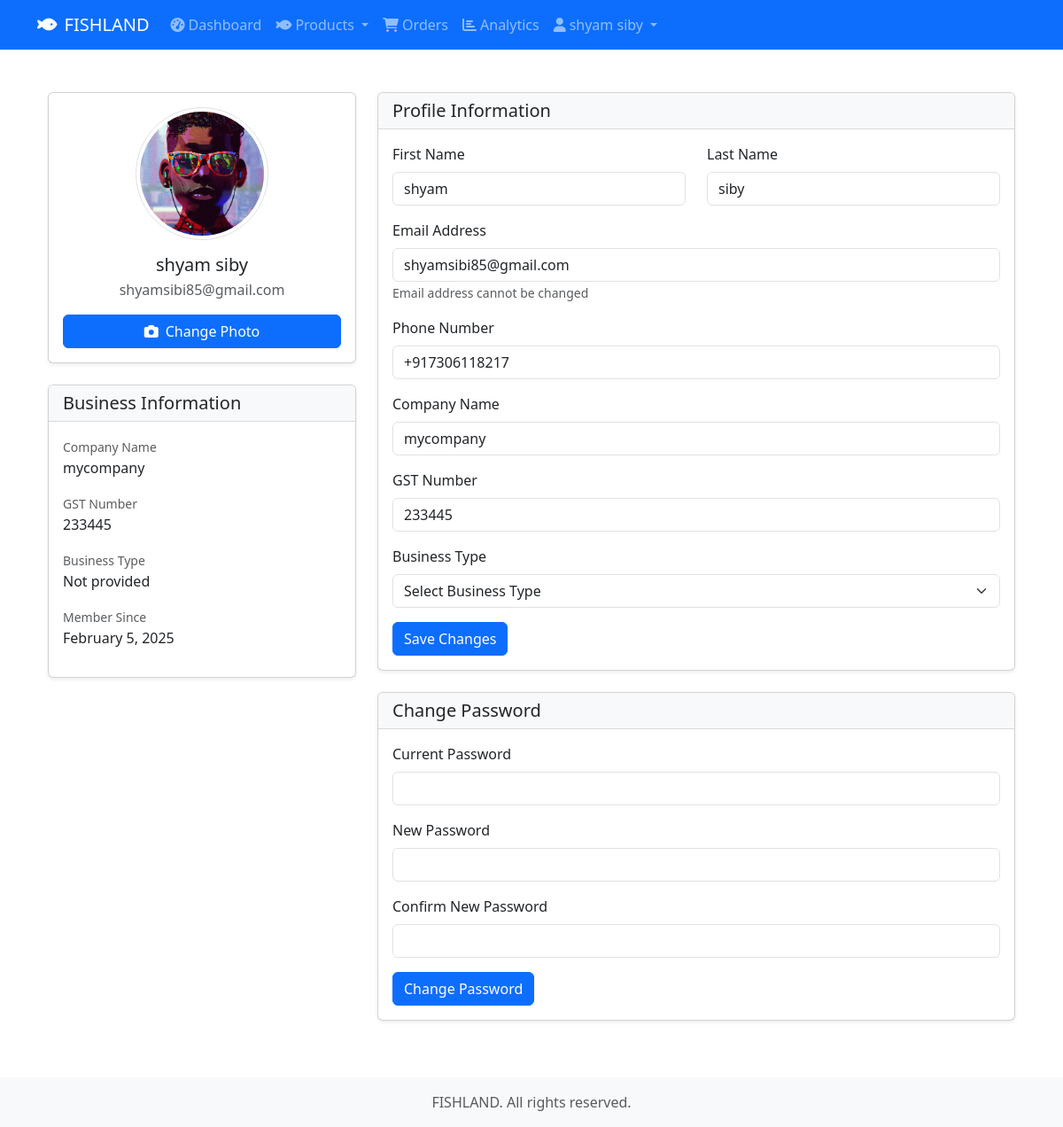
The app's page /seller/profile/ (signed in) with its own data.
### accounts/models.py (models this page shows, shortened)
class User(AbstractUser):
    class Role(models.TextChoices):
        ADMIN = 'ADMIN', 'Admin'
        SELLER = 'SELLER', 'Seller'
        BUYER = 'BUYER', 'Buyer'
        DELIVERY_BOY = 'DELIVERY_BOY', 'Delivery Boy'
    email = models.EmailField(_('email address'), unique=True)
    role = models.CharField(max_length=15, choices=Role.choices, default=Role.BUYER)
    phone = PhoneNumberField(blank=True)  # Renamed from phone_number
    profile_picture = models.ImageField(upload_to=get_profile_image_path, blank=True, null=True)
    company_name = models.CharField(max_length=100, blank=True)
    address = models.TextField(blank=True)
    gst_number = models.CharField(max_length=15, blank=True)
    is_verified = models.BooleanField(default=False)
    is_deleted = models.BooleanField(default=False)
    USERNAME_FIELD = 'email'
    REQUIRED_FIELDS = ['username']
    @property
    def is_seller(self):
        return self.role == self.Role.SELLER

### seller/views.py (the view, shortened to what this page needs)
# urls.py: path('profile/', views.profile_view, name='profile'),
@login_required
def profile(request):
    if not request.user.is_seller:
        messages.error(request, "You don't have permission to access this page.")
        return redirect('shop:home')
    context = {
        'title': 'My Profile',
        'user': request.user,
    }
    return render(request, 'seller/profile.html', context)

### templates/seller/profile.html (shortened to what this page needs)
{% extends "shared/base.html" %}
{% block content %}
<div class="container py-4">
    <div class="row">
        <div class="col-lg-4">
            <div class="card mb-4">
                <div class="card-body text-center">
                    <div class="mb-3">
                        {% if user.profile_picture %}
                        <img src="{{ user.profile_picture.url }}" alt="Profile Picture" class="rounded-circle img-thumbnail" style="width: 150px; height: 150px; object-fit: cover;">
                        {% else %}
                        <div class="rounded-circle bg-light d-flex align-items-center justify-content-center mx-auto" style="width: 150px; height: 150px;">
                            <i class="fas fa-user fa-4x text-secondary"></i>
                        </div>
                        {% endif %}
                    </div>
                    <h5 class="mb-1">{{ user.get_full_name }}</h5>
                    <p class="text-muted mb-3">{{ user.email }}</p>
                    <div class="d-grid">
                        <button class="btn btn-primary" data-bs-toggle="modal" data-bs-target="#uploadPhotoModal">
                            <i class="fas fa-camera me-2"></i>Change Photo
                        </button>
                    </div>
                </div>
            </div>
            <div class="card mb-4">
                <div class="card-header">
                    <h5 class="card-title mb-0">Business Information</h5>
                </div>
                <div class="card-body">
                    <div class="mb-3">
                        <label class="small text-muted">Company Name</label>
                        <div>{{ user.company_name|default:"Not provided" }}</div>
                    </div>
                    <div class="mb-3">
                        <label class="small text-muted">GST Number</label>
                        <div>{{ user.gst_number|default:"Not provided" }}</div>
                    </div>
                    <div class="mb-3">
                        <label class="small text-muted">Business Type</label>
                        <div>{{ user.get_business_type_display|default:"Not provided" }}</div>
                    </div>
                    <div class="mb-3">
                        <label class="small text-muted">Member Since</label>
                        <div>{{ user.date_joined|date:"F j, Y" }}</div>
                    </div>
                </div>
            </div>
        </div>
        <div class="col-lg-8">
            <div class="card mb-4">
                <div class="card-header">
                    <h5 class="card-title mb-0">Profile Information</h5>
                </div>
                <div class="card-body">
                    <form method="post">
                        <div class="row">
                            <div class="col-md-6 mb-3">
                                <label class="form-label">First Name</label>
                                <input type="text" class="form-control" name="first_name" value="{{ user.first_name }}" required>
                            </div>
                            <div class="col-md-6 mb-3">
                                <label class="form-label">Last Name</label>
                                <input type="text" class="form-control" name="last_name" value="{{ user.last_name }}" required>
                            </div>
                        </div>
                        <div class="mb-3">
                            <label class="form-label">Email Address</label>
                            <input type="email" class="form-control" value="{{ user.email }}" readonly>
                            <small class="text-muted">Email address cannot be changed</small>
                        </div>
                        <div class="mb-3">
                            <label class="form-label">Phone Number</label>
                            <input type="tel" class="form-control" name="phone" value="{{ user.phone }}" required>
                        </div>
                        <div class="mb-3">
                            <label class="form-label">Company Name</label>
                            <input type="text" class="form-control" name="company_name" value="{{ user.company_name }}">
                        </div>
                        <div class="mb-3">
                            <label class="form-label">GST Number</label>
                            <input type="text" class="form-control" name="gst_number" value="{{ user.gst_number }}">
                        </div>
                        <div class="mb-3">
                            <label class="form-label">Business Type</label>
                            <select class="form-select" name="business_type">
                                <option value="">Select Business Type</option>
                            </select>
                        </div>
                        <button type="submit" class="btn btn-primary">Save Changes</button>
                    </form>
                </div>
            </div>
            <div class="card">
                <div class="card-header">
                    <h5 class="card-title mb-0">Change Password</h5>
                </div>
                <div class="card-body">
                    <form method="post" action="{% url 'seller:change_password' %}">
                        <div class="mb-3">
                            <label class="form-label">Current Password</label>
                            <input type="password" class="form-control" name="current_password" required>
                        </div>
                        <div class="mb-3">
                            <label class="form-label">New Password</label>
                            <input type="password" class="form-control" name="new_password1" required>
                        </div>
                        <div class="mb-3">
                            <label class="form-label">Confirm New Password</label>
                            <input type="password" class="form-control" name="new_password2" required>
                        </div>
                        <button type="submit" class="btn btn-primary">Change Password</button>
                    </form>
                </div>
            </div>
        </div>
    </div>
</div>
{% endblock %}

### templates/seller/includes/nav.html (shortened to what this page needs)
<ul class="navbar-nav me-auto">
    <li class="nav-item">
        <a class="nav-link {% if request.resolver_match.url_name == 'dashboard' %}active{% endif %}"
           href="{% url 'seller:dashboard' %}">
            <i class="fas fa-tachometer-alt me-1"></i>Dashboard
        </a>
    </li>
    <li class="nav-item dropdown">
        <a class="nav-link dropdown-toggle {% if request.resolver_match.url_name in 'products,add_product,edit_product' %}active{% endif %}"
           href="#" id="productsDropdown" role="button" data-bs-toggle="dropdown">
            <i class="fas fa-fish me-1"></i>Products
        </a>
    </li>
    <li class="nav-item">
        <a class="nav-link {% if request.resolver_match.url_name == 'order_list' %}active{% endif %}"
           href="{% url 'seller:order_list' %}">
            <i class="fas fa-shopping-cart me-1"></i>Orders
        </a>
    </li>
    <li class="nav-item">
        <a class="nav-link {% if request.resolver_match.url_name == 'analytics' %}active{% endif %}"
           href="{% url 'seller:analytics' %}">
            <i class="fas fa-chart-bar me-1"></i>Analytics
        </a>
    </li>
    <li class="nav-item dropdown">
        <a class="nav-link dropdown-toggle" href="#" id="userDropdown" role="button" data-bs-toggle="dropdown">
            <i class="fas fa-user me-1"></i>{{ user.get_full_name|default:user.email }}
        </a>
    </li>
</ul>

### static/css/style.css (style rules this page uses)
body { min-height: 100vh; display: flex; flex-direction: column; }
.card { box-shadow: 0 0.125rem 0.25rem rgba(0, 0, 0, 0.075); margin-bottom: 1rem; }
.card-header { background-color: #f8f9fa; border-bottom: 1px solid rgba(0, 0, 0, 0.125); }
.form-label { font-weight: 500; }

### static/css/orders.css (style rules this page uses)
.form-label { font-weight: 500; }

### records on screen
User: get_full_name "shyam siby", profile_picture (picture), email "shyamsibi85@gmail.com", company_name "mycompany", gst_number "233445", date_joined "February 5, 2025", first_name "shyam", last_name "siby", phone "+917306118217"

### other values on screen
{{ user.get_business_type_display|default:"Not provided" }} "Not provided"
